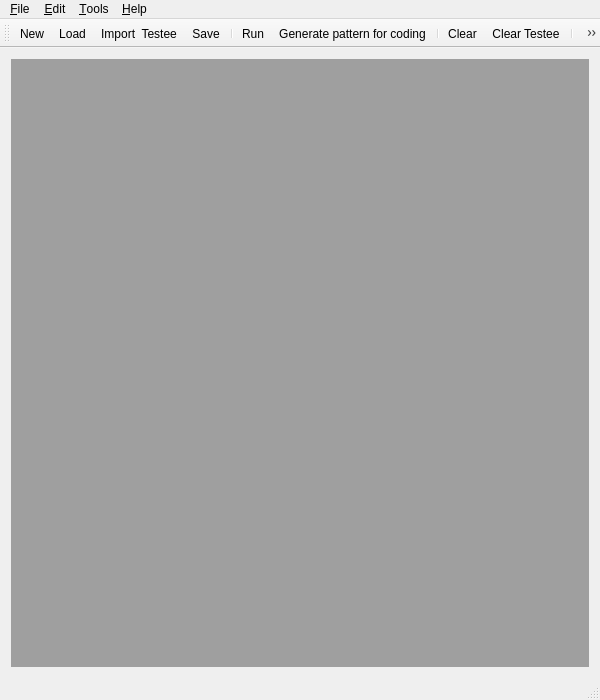
<?xml version="1.0" encoding="UTF-8"?>
<ui version="4.0">
 <class>MainWindow</class>
 <widget class="QMainWindow" name="MainWindow">
  <property name="geometry">
   <rect>
    <x>0</x>
    <y>0</y>
    <width>600</width>
    <height>700</height>
   </rect>
  </property>
  <property name="windowTitle">
   <string>RegExp Tester</string>
  </property>
  <property name="windowIcon">
   <iconset resource="qregexptester.qrc">
    <normaloff>:/res/app.png</normaloff>:/res/app.png</iconset>
  </property>
  <property name="locale">
   <locale language="C" country="AnyCountry"/>
  </property>
  <widget class="QWidget" name="centralWidget">
   <layout class="QVBoxLayout" name="verticalLayout">
    <item>
     <widget class="QMdiArea" name="mdiArea"/>
    </item>
   </layout>
  </widget>
  <widget class="QMenuBar" name="menuBar">
   <property name="geometry">
    <rect>
     <x>0</x>
     <y>0</y>
     <width>600</width>
     <height>21</height>
    </rect>
   </property>
   <widget class="QMenu" name="menuFile">
    <property name="title">
     <string>&amp;File</string>
    </property>
    <addaction name="actionNewTester"/>
    <addaction name="actionLoad"/>
    <addaction name="actionSave"/>
    <addaction name="action_Import_Testee"/>
    <addaction name="separator"/>
    <addaction name="actionExit"/>
   </widget>
   <widget class="QMenu" name="menuEdit">
    <property name="title">
     <string>&amp;Edit</string>
    </property>
    <addaction name="actionClear"/>
    <addaction name="actionClearTestee"/>
    <addaction name="separator"/>
    <addaction name="actionRun"/>
   </widget>
   <widget class="QMenu" name="menuHelp">
    <property name="title">
     <string>&amp;Help</string>
    </property>
    <addaction name="actionHelp"/>
    <addaction name="separator"/>
    <addaction name="actionAbout"/>
   </widget>
   <widget class="QMenu" name="menuTools">
    <property name="title">
     <string>&amp;Tools</string>
    </property>
    <addaction name="actionGeneratePatternForCoding"/>
   </widget>
   <addaction name="menuFile"/>
   <addaction name="menuEdit"/>
   <addaction name="menuTools"/>
   <addaction name="menuHelp"/>
  </widget>
  <widget class="QToolBar" name="mainToolBar">
   <attribute name="toolBarArea">
    <enum>TopToolBarArea</enum>
   </attribute>
   <attribute name="toolBarBreak">
    <bool>false</bool>
   </attribute>
   <addaction name="actionNewTester"/>
   <addaction name="actionLoad"/>
   <addaction name="action_Import_Testee"/>
   <addaction name="actionSave"/>
   <addaction name="separator"/>
   <addaction name="actionRun"/>
   <addaction name="actionGeneratePatternForCoding"/>
   <addaction name="separator"/>
   <addaction name="actionClear"/>
   <addaction name="actionClearTestee"/>
   <addaction name="separator"/>
   <addaction name="actionHelp"/>
   <addaction name="actionAbout"/>
   <addaction name="separator"/>
  </widget>
  <widget class="QStatusBar" name="statusBar"/>
  <action name="actionNewTester">
   <property name="icon">
    <iconset resource="qregexptester.qrc">
     <normaloff>:/res/new.png</normaloff>:/res/new.png</iconset>
   </property>
   <property name="text">
    <string>&amp;New</string>
   </property>
   <property name="toolTip">
    <string>New tester</string>
   </property>
   <property name="shortcut">
    <string>Ctrl+N</string>
   </property>
  </action>
  <action name="actionExit">
   <property name="icon">
    <iconset resource="qregexptester.qrc">
     <normaloff>:/res/exit.png</normaloff>:/res/exit.png</iconset>
   </property>
   <property name="text">
    <string>E&amp;xit</string>
   </property>
   <property name="toolTip">
    <string>Exit program</string>
   </property>
   <property name="shortcut">
    <string>Ctrl+Q</string>
   </property>
  </action>
  <action name="actionClear">
   <property name="icon">
    <iconset resource="qregexptester.qrc">
     <normaloff>:/res/clear.png</normaloff>:/res/clear.png</iconset>
   </property>
   <property name="text">
    <string>&amp;Clear</string>
   </property>
   <property name="toolTip">
    <string>Clear</string>
   </property>
   <property name="shortcut">
    <string>Ctrl+D</string>
   </property>
  </action>
  <action name="actionRun">
   <property name="icon">
    <iconset resource="qregexptester.qrc">
     <normaloff>:/res/run.png</normaloff>:/res/run.png</iconset>
   </property>
   <property name="text">
    <string>&amp;Run</string>
   </property>
   <property name="toolTip">
    <string>Run</string>
   </property>
   <property name="shortcut">
    <string>Ctrl+R</string>
   </property>
  </action>
  <action name="action_Import_Testee">
   <property name="icon">
    <iconset resource="qregexptester.qrc">
     <normaloff>:/res/import.png</normaloff>:/res/import.png</iconset>
   </property>
   <property name="text">
    <string>&amp;Import  Testee</string>
   </property>
   <property name="toolTip">
    <string>Import testee file</string>
   </property>
   <property name="shortcut">
    <string>Ctrl+I</string>
   </property>
  </action>
  <action name="actionSave">
   <property name="icon">
    <iconset resource="qregexptester.qrc">
     <normaloff>:/res/save.png</normaloff>:/res/save.png</iconset>
   </property>
   <property name="text">
    <string>&amp;Save</string>
   </property>
   <property name="toolTip">
    <string>Save to file</string>
   </property>
   <property name="shortcut">
    <string>Ctrl+S</string>
   </property>
  </action>
  <action name="actionLoad">
   <property name="icon">
    <iconset resource="qregexptester.qrc">
     <normaloff>:/res/load.png</normaloff>:/res/load.png</iconset>
   </property>
   <property name="text">
    <string>L&amp;oad</string>
   </property>
   <property name="toolTip">
    <string>Load from file</string>
   </property>
   <property name="shortcut">
    <string>Ctrl+O</string>
   </property>
  </action>
  <action name="actionClearTestee">
   <property name="icon">
    <iconset resource="qregexptester.qrc">
     <normaloff>:/res/clear2.png</normaloff>:/res/clear2.png</iconset>
   </property>
   <property name="text">
    <string>Cl&amp;ear Testee</string>
   </property>
   <property name="toolTip">
    <string>Clear testee</string>
   </property>
   <property name="shortcut">
    <string>Ctrl+E</string>
   </property>
  </action>
  <action name="actionGeneratePatternForCoding">
   <property name="icon">
    <iconset resource="qregexptester.qrc">
     <normaloff>:/res/generate.png</normaloff>:/res/generate.png</iconset>
   </property>
   <property name="text">
    <string>Generate pattern for coding</string>
   </property>
   <property name="toolTip">
    <string>Generate pattern for coding</string>
   </property>
   <property name="shortcut">
    <string>Ctrl+G</string>
   </property>
  </action>
  <action name="actionAbout">
   <property name="icon">
    <iconset resource="qregexptester.qrc">
     <normaloff>:/res/info.png</normaloff>:/res/info.png</iconset>
   </property>
   <property name="text">
    <string>About</string>
   </property>
   <property name="toolTip">
    <string>About</string>
   </property>
  </action>
  <action name="actionHelp">
   <property name="icon">
    <iconset resource="qregexptester.qrc">
     <normaloff>:/res/help.png</normaloff>:/res/help.png</iconset>
   </property>
   <property name="text">
    <string>Help</string>
   </property>
   <property name="toolTip">
    <string>Help</string>
   </property>
   <property name="shortcut">
    <string>Ctrl+H</string>
   </property>
  </action>
 </widget>
 <layoutdefault spacing="6" margin="11"/>
 <resources>
  <include location="qregexptester.qrc"/>
 </resources>
 <connections/>
</ui>
